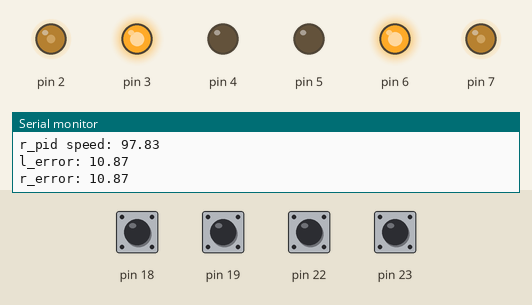
Recording of a sketch running on a simulated Arduino Mega 2560, built with avr-gcc and run on an emulated ATmega2560. On the bench: output pins drawn as LEDs (lit = HIGH), the last lines printed to the serial monitor. Inputs (shaded band) come from the test bench; at power-on: pin 18, pin 19, pin 22, pin 23 HIGH.

Above: at 1.4 s.
1.5 s: pin 18 pulled LOW for 0.15 s
At 3.6 s:
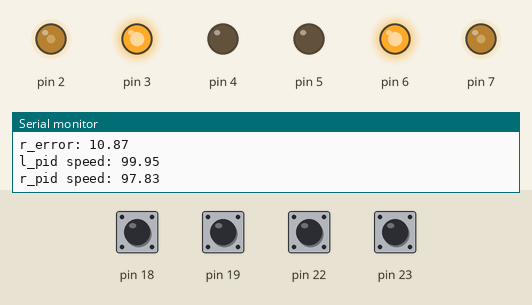
4.6 s: pin 19 pulled LOW for 0.15 s
At 6.0 s:
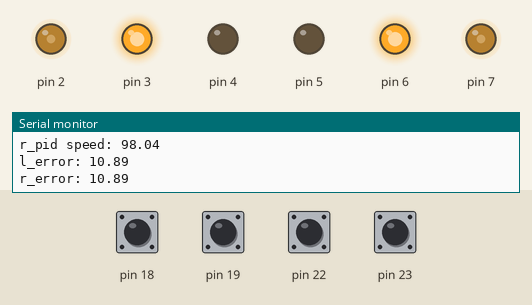
7.7 s: pin 18 pulled LOW for 1 s
Timing chart, 0 to 17.7 s (numbered marks = the images above; inputs shaded):
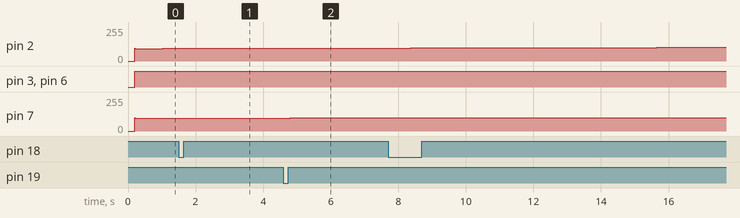

Measured:
- after the input at 1.5 s, pin 2: 94/255 → 95/255 after 1.1 s instead of 1.5 s
- after the input at 4.6 s, pin 7: 97/255 → 98/255 after 0.20 s

The sketch:

milestone2forward.ino
```cpp
#include <Arduino.h>
//#include <PID_v1.h>
#include "pid_controller.hpp"
#include "Encoder.hpp"
#include "Motor.hpp"
#include "Tuple.hpp"

// Set up motors.
mtrn3100::Motor l_motor(2, 4, 3);
mtrn3100::Motor r_motor(7, 5, 6);

// Set up encoders.
void readLeftEncoder();
void readRightEncoder();
mtrn3100::Encoder l_encoder(18, 22, readLeftEncoder);
mtrn3100::Encoder r_encoder(19, 23, readRightEncoder);
void readLeftEncoder() { l_encoder.readEncoder(); }
void readRightEncoder() { r_encoder.readEncoder(); }

// Set up PID
mtrn3100::PIDController pid(9, 0, 0, 0);
// set all to zero, move kp up
// p - im not where i want to be
// i - im havent been where i want to be in a while get there faster
// d - im almost where i want to be slow down

//PID myPID(&input, &output, &setpoint, Kp, Ki, Kd, DIRECT);
// Drive parameters.


// Rename tuple to more readable datatype name.
using MazeCellPose = mtrn3100::Tuple<float, float, float>;

// Determines if the movement between two poses is purely translational or rotational. Returns true for translational.
bool isTranslationalMovement(MazeCellPose const& from, MazeCellPose const& to) {
    return mtrn3100::get<2>(from) == mtrn3100::get<2>(to);
}

// Pose sequence plan Esha turning 5 times .
constexpr size_t poseSequenceLength = 2;
size_t poseIndex = 0;
const MazeCellPose poseSequence[poseSequenceLength] = {{250, 0, M_PI/2}, {250, 250, M_PI/2}};

//Milestone 2 is this except instead of using poseSequence want to use DriveByPlan
// {{0, 0, 0},  -->    {100, 0, 0} -- forward,
// {100, 0, 0} --> {100, 0, M_PI / 2} -- left
// {100, 0, M_PI / 2} --> {100, 0, M_PI} -- left
// {100, 0, M_PI} --> {0, 0, M_PI} -- forward
// {0, 0, M_PI} -->{0, 0, M_PI / 2}} -- right?


namespace inverse_kinematics {

// Current pose.
float x0 = 250;  // mm.
float y0 = 0;  // mm.
float h0 = M_PI/2;  // rad.

// Robot parameters.
float R = 23;   // mm.
float L = 130;  // mm.

// Compute left and right wheel position changes for pure translational movement.
mtrn3100::Tuple<float, float> linear(float x1, float y1) {
    // COMPLETE THIS FUNCTION.
    float thetaL = static_cast<float>(sqrt(sq(x1-x0)+sq(y1-y0)))/R ;
    float thetaR = thetaL ;
    mtrn3100::Tuple<float,float> wheel_position = {thetaL,thetaR};
    return wheel_position;
}

// Compute left and right wheel position changes for pure rotational movement.
mtrn3100::Tuple<float, float> rotational(float h1) {
    // COMPLETE THIS FUNCTION.
    float thetaL = abs((h1-h0)*(L/2)/R) ;
    float thetaR = -thetaL ;
    mtrn3100::Tuple<float,float> wheel_position = {thetaL,thetaR};
    return wheel_position;
}

// Updates the current pose with the next pose.
void update(float x1, float y1, float h1) {
    x0 = x1;
    y0 = y1;
    h0 = h1;
}

}  // namespace inverse_kinematics


template <typename T>
int sign(T val) {
    return (T(0) < val) - (val < T(0));
}

void setup() {
    Serial.begin(9600);
    Serial3.begin(9600);
    l_motor.setPWM(0);
    r_motor.setPWM(0);
    delay(200);
    l_encoder.position = 0;
    l_encoder.position = 0;
}
// float error_l =100000;
// float error_r  =100000;
//float l_pid_speed = 0;
//float r_pid_speed = 0;
void loop() {
    const float thetaL = l_encoder.position;
    const float thetaR = r_encoder.position;
    // Determine is movement is translational or rotational.
    const bool isTranslation = isTranslationalMovement(poseSequence[poseIndex], poseSequence[poseIndex + 1]);
    const auto nextPose = poseSequence[++poseIndex];
    const float x1 = mtrn3100::get<0>(nextPose);
    const float y1 = mtrn3100::get<1>(nextPose);
    const float h1 = mtrn3100::get<2>(nextPose);
    mtrn3100::Tuple<float,float> wheel_position (0,0);
    // Get wheel position changes.
    if (isTranslation) {
      wheel_position= inverse_kinematics::linear(x1,y1);
    }
    else{
     wheel_position= inverse_kinematics::rotational(h1);
    };

    float l_expect = mtrn3100::get<0>(wheel_position);
    float r_expect = mtrn3100::get<1>(wheel_position);

    // // //Debugging
    //   float speed = 0.58;
    //  //float speed = 10.0001;
    // Serial.println(speed);
    // l_motor.setPWM(speed);
    // //r_motor.setPWM(speed);
    // while (1){};

    float error_l = l_expect - (l_encoder.position-thetaL);
    float error_r = r_expect - (r_encoder.position-thetaR);
    float errors[2] = {error_l,error_r};
    //Esha
    Serial3.print("initial left error: ");
    //end Esha
    Serial3.print(error_l); //should be decreasing
    Serial3.print("  ");
    //Esha
    Serial3.print("initial right error: ");
    //end Esha
    Serial3.println(error_r);
    // float* pid_result;
    // pid_result = pid.compute(errors);
    // Serial.print(pid_result[0]);
    //while(1){};
    // error_l = l_expect - (l_encoder.position-thetaL);
    // error_r = r_expect - (r_encoder.position-thetaR);
    // errors[0] = error_l;
    // errors[1] = error_r;

    //while(1){}
    //l_motor.setPWM(l_pid_speed);
    //r_motor.setPWM(r_pid_speed);

    //while(1){}
    while((fabs(error_l) >=0.05) || (fabs(error_r) >=0.05)){
      error_l = l_expect - (l_encoder.position-thetaL);
      error_r = r_expect - (r_encoder.position-thetaR);
      errors[0] = error_l;
      errors[1] = error_r;
      float* pid_result = pid.compute(errors);
      float l_pid_speed = pid_result[0];
      float r_pid_speed = pid_result[1];
      //Serial.println(l_pid_speed);
      if (fabs(error_l) >0.05){
        l_motor.setPWM(0.9555*l_pid_speed);
        }
      else {
        l_motor.setPWM(0);
        delay(10);
        pid.resetIntegral(1);
        };

      if (fabs(error_r) >=0.05) r_motor.setPWM(r_pid_speed);
      else {
        r_motor.setPWM(0);
        delay(10);
        pid.resetIntegral(0);
        };
      Serial.print("l_pid speed: ");
      Serial.println(l_pid_speed);
      Serial.print("r_pid speed: ");
      Serial.println(r_pid_speed);
      Serial.print("l_error: ");
      Serial.println(error_l);
      Serial.print("r_error: ");
      Serial.println(error_r);
    }
    // while ((error_l >=0.1) || (error_r>=0.1 )) {
    //   //Serial.print("I'm here");
    //   error_l = l_expect - (thetaL-l_encoder.position);
    //   error_r = r_expect - (thetaR-r_encoder.position);
    //   errors[0] = error_l;
    //   errors[1] = error_r;
    //   const float* pid_result = pid.compute(errors);
    //   const float l_pid_speed = pid_result[0];
    //   const float r_pid_speed = pid_result[1];
    //   // Serial.println(l_pid_speed);
    //   // while(1){}
    //   l_motor.setPWM(l_pid_speed);
    //   r_motor.setPWM(r_pid_speed);

    //   //while(1){}

    //   //Serial.print("I'm There");
    // }

    // Set motors to 0 when wheel position has been reached.
    l_motor.setPWM(0);
    r_motor.setPWM(0);

    Serial.println("one command done");
    delay(10);

    // const float cur_motor_pos = 0;
    // r_encoder.position = 0;

    inverse_kinematics::update(x1,y1,h1);
    // So we can see when a movement has ended.
    delay(1000);


    // Stop program if drive plan is complete.
    while (poseIndex == poseSequenceLength - 1) {
    }
}
```

Encoder.hpp
```cpp
#pragma once

#include <Arduino.h>

namespace mtrn3100 {

class Encoder {
public:
    Encoder(uint8_t enc1, uint8_t enc2, void* callback) : encoder1_pin(enc1), encoder2_pin(enc2) {
        pinMode(encoder1_pin, INPUT_PULLUP);
        pinMode(encoder2_pin, INPUT_PULLUP);
        attachInterrupt(digitalPinToInterrupt(encoder1_pin), callback, RISING);
    }
    //uint16_t num_pulses=0;
    //void countPulses() { num_pulses++; }
    void readEncoder() {
        //num_pulses= num_pulses+direction;
        noInterrupts();
        if (digitalRead(encoder2_pin)) {
            direction = -1;
            //num_pulses++;
        } else {
            direction = 1;
            //num_pulses--;
        }
        interrupts();

        // Get motor position.
        // COMPLETE THIS BLOCK.
        noInterrupts();
        const uint16_t counts_per_revolution = 265;
        //position = static_cast<float>(num_pulses*2.0*PI)/counts_per_revolution;
        position = position + static_cast<float>(2.0*PI*direction)/counts_per_revolution;
        interrupts();
    }


public:
    const uint8_t encoder1_pin;
    const uint8_t encoder2_pin;
    int8_t direction  ;
    float position =0;
    uint32_t prev_time;
    bool read = false;
};

// Not inside Encoder because only free functions are interruptable.
void setEncoder(mtrn3100::Encoder& encoder) { encoder.read = true; }

}  // namespace mtrn3100
```

Motor.hpp
```cpp
#pragma once

#include <Arduino.h>

namespace mtrn3100 {

class Motor {
public:
  // COMPLETE THIS CONSTRUCTOR.
  Motor(uint8_t analog, uint8_t input1, uint8_t input2)
    : analog_pin(analog), input1_pin(input1), input2_pin(input2) {
    pinMode(analog_pin, OUTPUT);
    pinMode(input1_pin, OUTPUT);
    pinMode(input2_pin, OUTPUT);
  };

  // COMPLETE THIS FUNCTION.
  // This function sets the PWM of the motor and returns nothing. This function accepts a signed PWM signal with range
  // [-255, 255]. Any values outside this range are clamped to the limits.
  void setPWM(float pwm) {
    // if (pwm < -255 || pwm > 255) {  //if too fast will cap at 100pwn
    //   digitalWrite(input1_pin, LOW);
    //   digitalWrite(input2_pin, LOW);
    //   // analogWrite(analog_pin, 100);
    //   //delay(1000);
    // }
    // else if (pwm>255) { //if too fast will cap at 100
    //   digitalWrite(input1_pin,LOW);
    //   digitalWrite(input2_pin,HIGH);
    //   analogWrite(analog_pin,100);
    // }
       if (pwm > 0) {
      digitalWrite(input1_pin, LOW);
      digitalWrite(input2_pin, HIGH);
      if (pwm <= 40) {
        analogWrite(analog_pin, 40);
      } else if (pwm > 200) {
        analogWrite(analog_pin, 80);
      } else {
        analogWrite(analog_pin, pwm);
      }
    } else if (pwm < 0) {
      digitalWrite(input1_pin, HIGH);
      digitalWrite(input2_pin, LOW);
      if (pwm >= -40) {
        analogWrite(analog_pin, 40);
      } else if (pwm < -200) {
        analogWrite(analog_pin, 80);
      } else {
        analogWrite(analog_pin, -pwm);
      }
    } else if (pwm == 0) {
      digitalWrite(input1_pin, LOW);
      digitalWrite(input2_pin, LOW);
    }
    //delay(170);
    //digitalWrite(input1_pin,LOW);
    //digitalWrite(input2_pin,LOW);
  }

private:
  const uint8_t analog_pin;
  const uint8_t input1_pin;
  const uint8_t input2_pin;
};

}  // namespace mtrn3100
```

Tuple.hpp
```cpp
#pragma once

#include <stddef.h>

namespace mtrn3100 {

namespace _tuple {

template <size_t i, typename T>
struct Node {
    Node() = default;
    Node(T t) : value(t) {}
    T value = {};
};

// Partial template specialisation which enables recursion.
template <size_t i, typename... Args>
struct Tuple;

// Partial template specialisation which ends recursion when there are no more Args to parse.
template <size_t i>
struct Tuple<i> {};

// Creates a tuple.
// Example: Tuple<int, char, float> tup(1, '3', 2.1);
template <size_t i, typename Arg, typename... Args>
struct Tuple<i, Arg, Args...> : public Node<i, Arg>, public Tuple<i + 1, Args...> {
    Tuple() = default;
    Tuple(Arg const& arg, Args const&... args) : Node<i, Arg>(arg), Tuple<i + 1, Args...>(args...) {}
};

}  // namespace _tuple

// Accesses the tuple by index.
// Example: int first = mtrn3100::get<0>(tup);
template <size_t i, typename Arg, typename... Args>
Arg& get(_tuple::Tuple<i, Arg, Args...>& t) {
    using namespace _tuple;
    return t.Node<i, Arg>::value;
}

// Accesses the tuple by index.
// Example: int first = mtrn3100::get<0>(tup);
template <size_t i, typename Arg, typename... Args>
const Arg& get(_tuple::Tuple<i, Arg, Args...> const& t) {
    using namespace _tuple;
    return t.Node<i, Arg>::value;
}

template <typename... Args>
using Tuple = _tuple::Tuple<0, Args...>;

}  // namespace mtrn3100

template <size_t i, typename Arg>
bool operator==(mtrn3100::_tuple::Tuple<i, Arg> const& lhs, mtrn3100::_tuple::Tuple<i, Arg> const& rhs) {
    return mtrn3100::get<i>(lhs) == mtrn3100::get<i>(rhs);
}

template <size_t i, typename Arg1, typename Arg2, typename... Args>
bool operator==(mtrn3100::_tuple::Tuple<i, Arg1, Arg2, Args...> const& lhs,
                mtrn3100::_tuple::Tuple<i, Arg1, Arg2, Args...> const& rhs) {
    return mtrn3100::get<i>(lhs) == mtrn3100::get<i>(rhs) && operator==(
                                                                 mtrn3100::_tuple::Tuple<i + 1, Arg2, Args...>(lhs),
                                                                 mtrn3100::_tuple::Tuple<i + 1, Arg2, Args...>(rhs));
}

template <size_t i, typename Arg1, typename Arg2, typename... Args>
bool operator!=(mtrn3100::_tuple::Tuple<i, Arg1, Arg2, Args...> const& lhs,
                mtrn3100::_tuple::Tuple<i, Arg1, Arg2, Args...> const& rhs) {
    return !operator==(lhs, rhs);
}
```

pid_controller.hpp
```cpp
#pragma once

#include <math.h>

namespace mtrn3100 {

class PIDController {
public:
    PIDController(float kp = 1, float ki = 1, float kd = 1, float deadband = 1)
        : kp(kp), ki(ki), kd(kd), deadband(deadband) {}

    float* compute(float error[2]) {
        //static float output[2];
        const uint32_t curr_time = micros();
        const float dt = static_cast<float>(curr_time - prev_time) / 1e6;
        prev_time = curr_time;

        //error = setpoint - (input - encoderOffset);

        if (fabs(error[0]) < deadband || fabs(error[1]) < deadband) {
            prev_error[0] = 0;
            prev_error[1] = 1;
            output[0] = 0;
            output[1] = 1;
            return output;
        }

        integral[0] = prev_integral[0] + error[0]*dt;    // COMPLETE THIS LINE.
        derivative[0] = (error[0]- prev_error[0])/dt;  // COMPLETE THIS LINE.
        output[0] = kp*error[0] + (ki+0.05)*integral[0] + (kd+0.06)* derivative[0];      // COMPLETE THIS LINE.

        prev_integral[0] = integral[0];
        prev_error[0] = error[0];

        integral[1] = prev_integral[1] + error[1]*dt;    // COMPLETE THIS LINE.
        derivative[1] = (error[1]- prev_error[1])/dt;  // COMPLETE THIS LINE.
        output[1] = kp*error[1] + ki*integral[1] + (kd+0.06)* derivative[1];      // COMPLETE THIS LINE.

        prev_integral[1] = integral[1];
        prev_error[1] = error[1];


        return output;
    }

        void tune(float p, float i, float d) {
        kp = p;
        ki = i;
        kd = d;
    }

    void resetIntegral(bool isLeft) {
      if(isLeft){prev_integral[0] = 0;}
      else{prev_integral[1] = 0;}
       }

    // void zeroEncoderAndSetTarget(float currentEncoderCount, float setpointInput) {
    //     encoderOffset = currentEncoderCount;
    //     setpoint = setpointInput;
    // }

private:
    float kp;
    float ki;
    float kd;
    float deadband;
    float error[2] = {0,0};
    float derivative[2] = {0,0};
    float integral[2] = {0,0};
    //int* result = new int[size];
    float* output =new float[2];
    float prev_integral[2] = {0,0};
    float prev_error[2] = {0,0};
    float setpoint = 0;
    float encoderOffset = 0;
    uint32_t prev_time = micros();
};

}  // namespace mtrn3100
```
